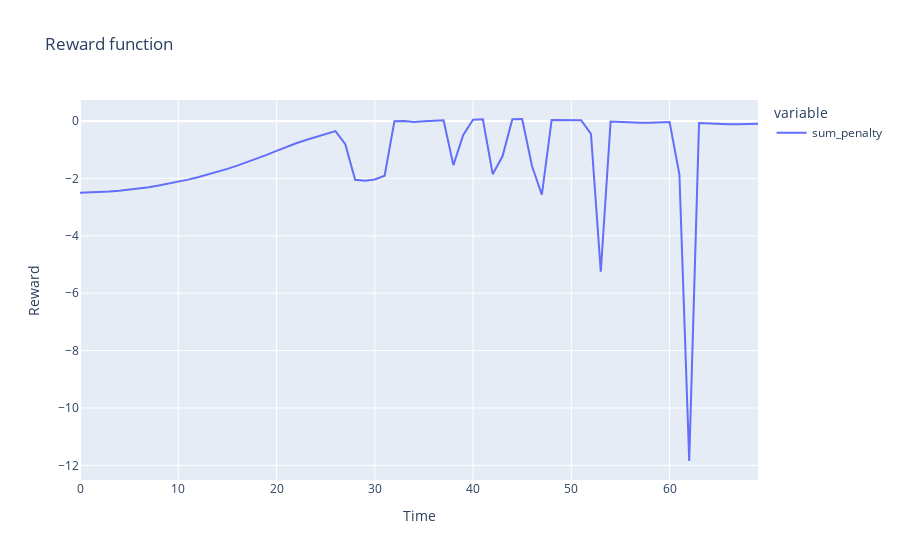

Notebook code cell kept with this figure:
### Markdown cell above
# <span style="color:orange">Conclusion</span>

We designed each component of our reward function. Initially, the primary component is the distance penalty. As the rocket approaches its endpoint, this penalty decreases further. Similarly, for penalty rewards, when they are out of bounds, they are heavily penalized. The last time the booster was turned on, the acceleration was out of bounds, and the system was heavily penalized; moreover, its speed was too fast at the end. If we only consider the first 70 time steps, our reward function seems good.

The final step consists of assigning weights to our components to prevent a value of 0 at the beginning and to give more weight to the distance component and the y_constraint.

$$ reward =  3 * dist\_star + acceleration\_y\_constraint + speed\_y\_constraint + 2 *y\_lim\_constraint +  \frac{ratio\_fuel}{2} $$

### Code cell
df_penalty["sum_penalty"] = 3 * df_penalty.dist_star + df_penalty.acceleration_constraint +\
      df_penalty.speed_constraint + 2 * df_penalty.y_lim_constraint +\
          df_penalty.ratio_fuel/2

fig = px.line(df_penalty.sum_penalty[:70], title = "Reward function",
        labels = {"index" : "Time", "value" : "Reward"})
fig.show()

### Figure 1 — Plotly figure (JSON) as saved in the notebook; plotly's stock layout.template omitted (floating-point values rounded to 4 significant figures)
{"data": [{"hovertemplate": "variable=sum_penalty<br>Time=%{x}<br>Reward=%{y}<extra></extra>", "legendgroup": "sum_penalty", "line": {"color": "#636efa", "dash": "solid"}, "marker": {"symbol": "circle"}, "mode": "lines", "name": "sum_penalty", "orientation": "v", "showlegend": true, "type": "scatter", "x": [0, 1, 2, 3, 4, 5, 6, 7, 8, 9, 10, 11, 12, 13, 14, 15, 16, 17, 18, 19, 20, 21, 22, 23, 24, 25, 26, 27, 28, 29, 30, 31, 32, 33, 34, 35, 36, 37, 38, 39, 40, 41, 42, 43, 44, 45, 46, 47, 48, 49, 50, 51, 52, 53, 54, 55, 56, 57, 58, 59, 60, 61, 62, 63, 64, 65, 66, 67, 68, 69], "xaxis": "x", "y": [-2.5, -2.493, -2.479, -2.458, -2.431, -2.396, -2.354, -2.306, -2.25, -2.188, -2.118, -2.042, -1.958, -1.868, -1.771, -1.667, -1.556, -1.438, -1.313, -1.181, -1.042, -0.8978, -0.7746, -0.6586, -0.5488, -0.446, -0.351, -0.8065, -2.051, -2.085, -2.035, -1.908, -0.003489, 0.003554, -0.03509, -0.005104, 0.006338, 0.02472, -1.536, -0.4818, 0.04832, 0.06234, -1.853, -1.23, 0.06593, 0.07098, -1.568, -2.57, 0.03851, 0.02847, 0.02538, 0.02923, -0.447, -5.247, -0.0197, -0.03951, -0.05237, -0.05829, -0.05727, -0.04931, -0.0344, -1.855, -11.85, -0.06945, -0.09105, -0.1057, -0.1134, -0.1142, -0.1081, -0.09494], "yaxis": "y"}], "layout": {"legend": {"title": {"text": "variable"}, "tracegroupgap": 0}, "title": {"text": "Reward function"}, "xaxis": {"anchor": "y", "domain": [0, 1], "title": {"text": "Time"}}, "yaxis": {"anchor": "x", "domain": [0, 1], "title": {"text": "Reward"}}}}
